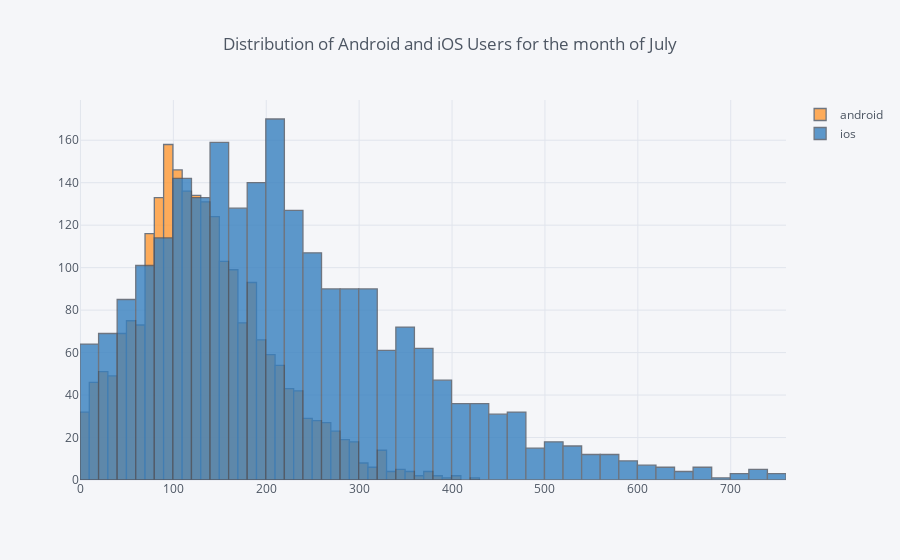

The code cell stored with this chart in its notebook:
### Code cell
device = sg_chip07[['android', 'ios']]
device = device[(np.abs(stats.zscore(device)) < 3).all(axis=1)] #used to reduce outliers and keep all values within 3 std
device.iplot(kind='hist', barmode='overlay', histnorm='', title= 'Distribution of Android and iOS Users for the month of July')

### Figure 1 — Plotly figure (JSON) as saved in the notebook; plotly's stock layout.template omitted (floating-point values rounded to 4 significant figures; data arrays with more than 128 entries replaced by an {"elided": "..."} marker saying what was removed)
{"data": [{"histfunc": "count", "histnorm": "", "marker": {"color": "rgba(255, 153, 51, 1.0)", "line": {"color": "#4D5663", "width": 1.3}}, "name": "android", "opacity": 0.8, "orientation": "v", "type": "histogram", "uid": "bd10b992-87cb-491b-b4c2-ddae49d62955", "x": {"elided": "2303 int values"}}, {"histfunc": "count", "histnorm": "", "marker": {"color": "rgba(55, 128, 191, 1.0)", "line": {"color": "#4D5663", "width": 1.3}}, "name": "ios", "opacity": 0.8, "orientation": "v", "type": "histogram", "uid": "56abe022-6611-4634-a8a8-1d5ffee7ae9e", "x": {"elided": "2303 int values"}}], "layout": {"autosize": true, "barmode": "overlay", "legend": {"bgcolor": "#F5F6F9", "font": {"color": "#4D5663"}}, "paper_bgcolor": "#F5F6F9", "plot_bgcolor": "#F5F6F9", "title": {"font": {"color": "#4D5663"}, "text": "Distribution of Android and iOS Users for the month of July"}, "xaxis": {"autorange": true, "gridcolor": "#E1E5ED", "range": [-0.5, 759.5], "showgrid": true, "tickfont": {"color": "#4D5663"}, "title": {"font": {"color": "#4D5663"}, "text": ""}, "type": "linear", "zerolinecolor": "#E1E5ED"}, "yaxis": {"autorange": true, "gridcolor": "#E1E5ED", "range": [0, 178.9], "showgrid": true, "tickfont": {"color": "#4D5663"}, "title": {"font": {"color": "#4D5663"}, "text": ""}, "zerolinecolor": "#E1E5ED"}}}
